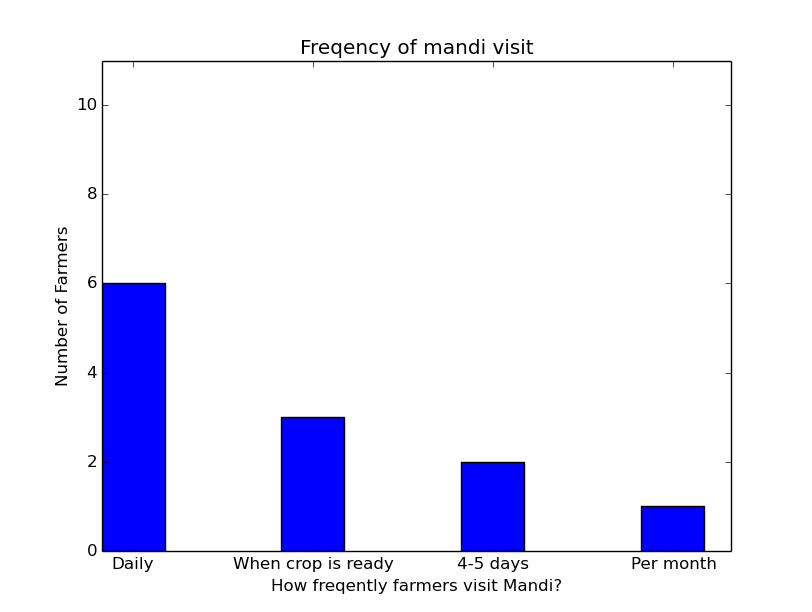

Write the Python code that produced this figure.
import numpy as np
import matplotlib.pyplot as plt

#Graph 1

y = [6,3,2,1]
N = len(y)
x = range(N)
#width = 1/1.5
width = 0.35       # the width of the bars: can also be len(x) sequence
plt.bar(x, y, width, color="blue")

plt.xlabel('How freqently farmers visit Mandi?')
plt.ylabel('Number of Farmers')
plt.title('Freqency of mandi visit')

plt.ylim([0,11])

ind = np.arange(N)    # the x locations for the groups

plt.xticks(ind+width/2., ('Daily','When crop is ready','4-5 days','Per month') )
    
plt.show()
